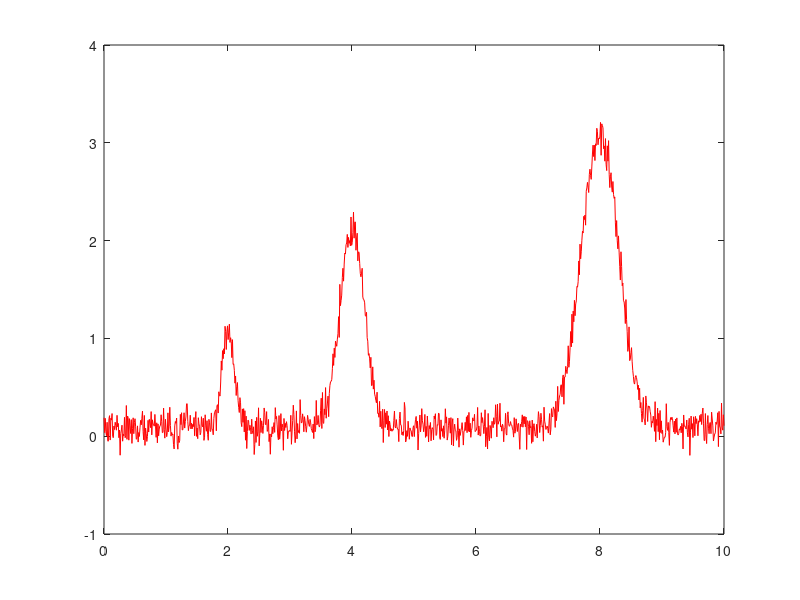

Recreate this plot in MATLAB. (Note: this script raises an error after producing the figure.)
%% generate data
x=linspace(0,10,1000);

baseline=0.10;
A=[1 2 3];
x0=[2 4 8];
sigma=[0.1 0.2 0.3];

y=zeros(size(x));
for k=1:numel(A)
    y=y+A(k)*exp(-(x-x0(k)).^2/(2*sigma(k)^2));
end
y=y+baseline;

y=y+0.1*randn(size(y));

plot(x,y,'r');

%% setup and use Curve object
object=SMASH.CurveFit.Curve;

gaussian=SMASH.CurveFit.makePeak('gaussian');
background=SMASH.CurveFit.makeBackground('constant');

object=add(object,background,[]);

object=add(object,gaussian,[2.1 0.1],...
    'lower',[1 0.05],'upper',[3 0.2]);

object=add(object,gaussian,[3.9 0.2],...
    'lower',[3 0.1],'upper',[5 0.3]);

object=add(object,gaussian,[7.5 0.2],...
    'lower',[7 0.2],'upper',[9 0.4]);

%options=optimset('Display','iter');
options=optimset();
object=fit(object,[x(:) y(:)],options);

summarize(object);
report=summarize(object);
line(x,evaluate(object,x),...
    'Color','k','LineWidth',2);

label=sprintf('x0=%.3f\nsigma=%.3f',...
    report(2).Parameter(1),report(2).Parameter(2));
text(report(2).Parameter(1),1.5,label,...
    'HorizontalAlignment','center');

label=sprintf('x0=%.3f\nsigma=%.3f',...
    report(3).Parameter(1),report(3).Parameter(2));
text(report(3).Parameter(1),2.5,label,...
    'HorizontalAlignment','center');

label=sprintf('x0=%.3f\nsigma=%.3f',...
    report(4).Parameter(1),report(4).Parameter(2));
text(report(4).Parameter(1),3.5,label,...
    'HorizontalAlignment','center');

ylim([-0.5 4]);